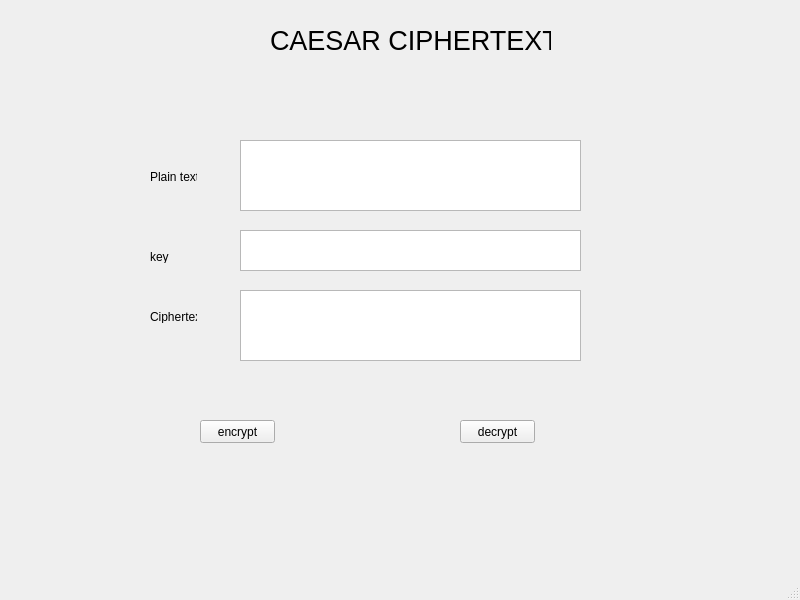
<?xml version="1.0" encoding="UTF-8"?>
<ui version="4.0">
 <class>MainWindow</class>
 <widget class="QMainWindow" name="MainWindow">
  <property name="geometry">
   <rect>
    <x>0</x>
    <y>0</y>
    <width>800</width>
    <height>600</height>
   </rect>
  </property>
  <property name="windowTitle">
   <string>MainWindow</string>
  </property>
  <widget class="QWidget" name="centralwidget">
   <widget class="QTextEdit" name="txt_plain_text">
    <property name="geometry">
     <rect>
      <x>240</x>
      <y>140</y>
      <width>341</width>
      <height>71</height>
     </rect>
    </property>
   </widget>
   <widget class="QTextEdit" name="txt_key">
    <property name="geometry">
     <rect>
      <x>240</x>
      <y>230</y>
      <width>341</width>
      <height>41</height>
     </rect>
    </property>
   </widget>
   <widget class="QTextEdit" name="txt_cipher_text">
    <property name="geometry">
     <rect>
      <x>240</x>
      <y>290</y>
      <width>341</width>
      <height>71</height>
     </rect>
    </property>
   </widget>
   <widget class="QLabel" name="label">
    <property name="geometry">
     <rect>
      <x>150</x>
      <y>170</y>
      <width>47</width>
      <height>13</height>
     </rect>
    </property>
    <property name="text">
     <string>Plain text</string>
    </property>
   </widget>
   <widget class="QLabel" name="label_2">
    <property name="geometry">
     <rect>
      <x>150</x>
      <y>250</y>
      <width>47</width>
      <height>13</height>
     </rect>
    </property>
    <property name="text">
     <string>key</string>
    </property>
   </widget>
   <widget class="QLabel" name="label_3">
    <property name="geometry">
     <rect>
      <x>150</x>
      <y>310</y>
      <width>47</width>
      <height>13</height>
     </rect>
    </property>
    <property name="text">
     <string>Ciphertext</string>
    </property>
   </widget>
   <widget class="QLabel" name="label_4">
    <property name="geometry">
     <rect>
      <x>270</x>
      <y>10</y>
      <width>281</width>
      <height>61</height>
     </rect>
    </property>
    <property name="font">
     <font>
      <pointsize>20</pointsize>
     </font>
    </property>
    <property name="text">
     <string>CAESAR CIPHERTEXT</string>
    </property>
   </widget>
   <widget class="QPushButton" name="btn_encrypt">
    <property name="geometry">
     <rect>
      <x>200</x>
      <y>420</y>
      <width>75</width>
      <height>23</height>
     </rect>
    </property>
    <property name="text">
     <string>encrypt</string>
    </property>
   </widget>
   <widget class="QPushButton" name="btn_decrypt">
    <property name="geometry">
     <rect>
      <x>460</x>
      <y>420</y>
      <width>75</width>
      <height>23</height>
     </rect>
    </property>
    <property name="text">
     <string>decrypt</string>
    </property>
   </widget>
   <zorder>txt_key</zorder>
   <zorder>txt_cipher_text</zorder>
   <zorder>label</zorder>
   <zorder>label_2</zorder>
   <zorder>label_3</zorder>
   <zorder>label_4</zorder>
   <zorder>txt_plain_text</zorder>
   <zorder>btn_encrypt</zorder>
   <zorder>btn_decrypt</zorder>
  </widget>
  <widget class="QMenuBar" name="menubar">
   <property name="geometry">
    <rect>
     <x>0</x>
     <y>0</y>
     <width>800</width>
     <height>21</height>
    </rect>
   </property>
  </widget>
  <widget class="QStatusBar" name="statusbar"/>
 </widget>
 <resources/>
 <connections/>
</ui>
